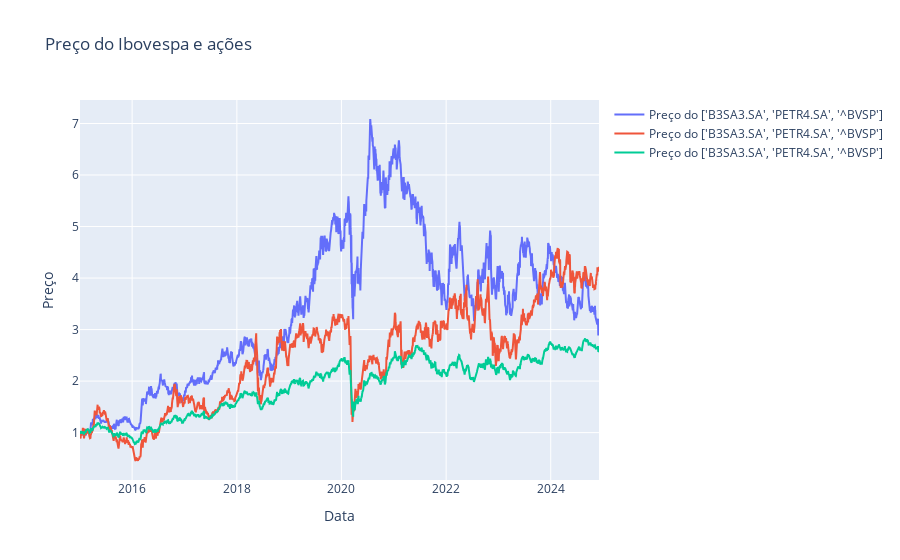

The notebook cell this image was saved under:
### Code cell
# Cria um gráfico de linha usando o Plotly
fig = go.Figure()
for stocks in acoes_df.columns:
#fig.add_trace(go.Scatter(x=acoes_df.index, y=acoes_df['IBOV'], mode='lines', name='Preço do Ibovespa'))
#fig.add_trace(go.Scatter(x=acoes_df.index, y=acoes_df['B3SA3'], mode='lines', name='Preço do B3SA3'))
    fig.add_trace(go.Scatter(x=acoes_df_normalized.index, y=acoes_df_normalized[stocks], mode='lines', name=f'Preço do {acoes}'))

# Configura o layout do gráfico
fig.update_layout(
    title='Preço do Ibovespa e ações',
    xaxis_title='Data',
    yaxis_title='Preço',
    showlegend=True
)

# Exibe o gráfico
fig.show()

### Figure 1 — Plotly figure (JSON) as saved in the notebook; plotly's stock layout.template omitted (floating-point values rounded to 4 significant figures; data arrays with more than 128 entries replaced by an {"elided": "..."} marker saying what was removed)
{"data": [{"mode": "lines", "name": "Preço do ['B3SA3.SA', 'PETR4.SA', '^BVSP']", "type": "scatter", "x": {"elided": "2462 str values"}, "y": {"elided": "2462 float values"}}, {"mode": "lines", "name": "Preço do ['B3SA3.SA', 'PETR4.SA', '^BVSP']", "type": "scatter", "x": {"elided": "2462 str values"}, "y": {"elided": "2462 float values"}}, {"mode": "lines", "name": "Preço do ['B3SA3.SA', 'PETR4.SA', '^BVSP']", "type": "scatter", "x": {"elided": "2462 str values"}, "y": {"elided": "2462 float values"}}], "layout": {"showlegend": true, "title": {"text": "Preço do Ibovespa e ações"}, "xaxis": {"title": {"text": "Data"}}, "yaxis": {"title": {"text": "Preço"}}}}
